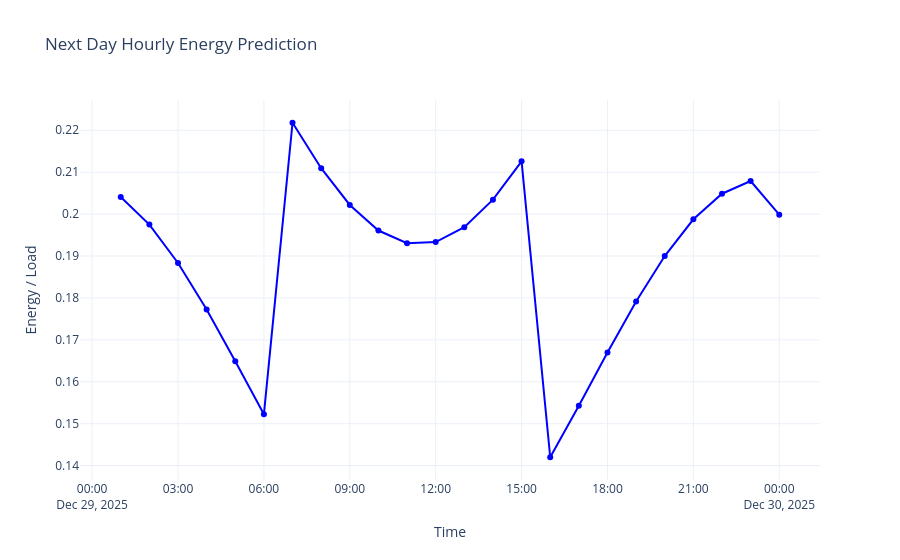

The notebook cell this image was saved under:
### Markdown cell above
##### Predecting energy for the next day

### Code cell
# Identify last timestamp
last_time = linear_X.index.max()
print("Last timestamp:", last_time)


# Create next day hourly timestamps  (FIXED: 'H' → 'h')
next_day_times = pd.date_range(
    start=last_time + pd.Timedelta(hours=1),
    periods=24,  # 24 hours
    freq='h'
)

# Create a new DataFrame for next day
next_day_X = pd.DataFrame(index=next_day_times)
hour = next_day_X.index.hour
weekday = next_day_X.index.weekday

next_day_X["power_proxy"] = (
    rf_X["AVG_CURRENT"].iloc[-1] *
    rf_X["AVG_V_LN"].iloc[-1]
)

next_day_X["hour_sin"] = np.sin(2 * np.pi * hour / 24)
next_day_X["hour_cos"] = np.cos(2 * np.pi * hour / 24)

next_day_X["weekday_sin"] = np.sin(2 * np.pi * weekday / 7)
next_day_X["weekday_cos"] = np.cos(2 * np.pi * weekday / 7)

next_day_X["kwh_lag_1"]  = y.iloc[-1]
next_day_X["kwh_lag_8"]  = y.iloc[-8]
next_day_X["kwh_lag_24"] = y.iloc[-24]

next_day_X["is_7to15_shift"] = (
    (hour >= 7) & (hour <= 15)
).astype(int)

next_day_X["is_sunday"] = (weekday == 6).astype(int)

time_since_gap = rf_X["time_since_gap"].iloc[-1] + 1
next_day_X["time_since_gap_log"] = np.log1p(time_since_gap)



# -----------------------------
# PREDICTION
# -----------------------------
next_day_pred = linear_regression_model.predict(next_day_X)


# -----------------------------
# PLOTTING
# -----------------------------
forecast_df = pd.DataFrame(
    {"Predicted": next_day_pred},
    index=next_day_X.index
)

fig = go.Figure()

fig.add_trace(go.Scatter(
    x=forecast_df.index,
    y=forecast_df["Predicted"],
    mode="lines+markers",
    name="Predicted Next Day",
    line=dict(color="blue", width=2)
))

fig.update_layout(
    title="Next Day Hourly Energy Prediction",
    xaxis_title="Time",
    yaxis_title="Energy / Load",
    template="plotly_white"
)

fig.show()

### Figure 1 — Plotly figure (JSON) as saved in the notebook; plotly's stock layout.template omitted (floating-point values rounded to 4 significant figures)
{"data": [{"line": {"color": "blue", "width": 2}, "mode": "lines+markers", "name": "Predicted Next Day", "type": "scatter", "x": ["2025-12-29T01:00:00.000000000", "2025-12-29T02:00:00.000000000", "2025-12-29T03:00:00.000000000", "2025-12-29T04:00:00.000000000", "2025-12-29T05:00:00.000000000", "2025-12-29T06:00:00.000000000", "2025-12-29T07:00:00.000000000", "2025-12-29T08:00:00.000000000", "2025-12-29T09:00:00.000000000", "2025-12-29T10:00:00.000000000", "2025-12-29T11:00:00.000000000", "2025-12-29T12:00:00.000000000", "2025-12-29T13:00:00.000000000", "2025-12-29T14:00:00.000000000", "2025-12-29T15:00:00.000000000", "2025-12-29T16:00:00.000000000", "2025-12-29T17:00:00.000000000", "2025-12-29T18:00:00.000000000", "2025-12-29T19:00:00.000000000", "2025-12-29T20:00:00.000000000", "2025-12-29T21:00:00.000000000", "2025-12-29T22:00:00.000000000", "2025-12-29T23:00:00.000000000", "2025-12-30T00:00:00.000000000"], "y": [0.2041, 0.1975, 0.1883, 0.1772, 0.1649, 0.1522, 0.2218, 0.211, 0.2022, 0.1961, 0.1931, 0.1933, 0.1969, 0.2035, 0.2126, 0.142, 0.1543, 0.167, 0.1792, 0.19, 0.1988, 0.2049, 0.2079, 0.1999]}], "layout": {"title": {"text": "Next Day Hourly Energy Prediction"}, "xaxis": {"title": {"text": "Time"}}, "yaxis": {"title": {"text": "Energy / Load"}}}}
